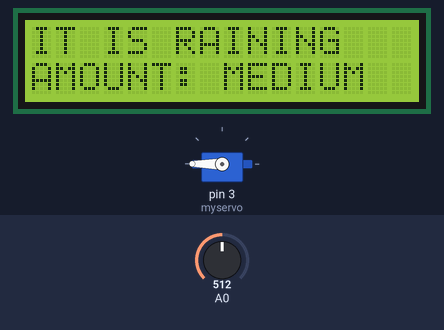
The sketch below on a simulated Arduino Uno, built with avr-gcc and run on an emulated ATmega328P. On the bench: 16×2 character LCD, servo. Inputs (shaded band) come from the test bench; at power-on: A0 = 512. What the sketch prints to the serial monitor is not drawn.

Above: at 6.2 s.
6.3 s: A0 set to 450
At 7.34 s:
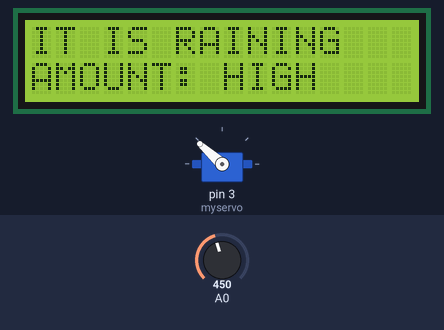
9.5 s: A0 set to 610
12.2 s: A0 set to 788
15.1 s: A0 set to 812
At 17.1 s:
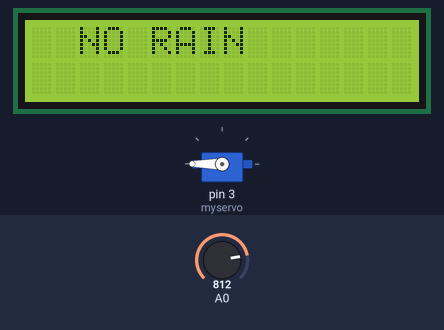
17.8 s: A0 set to 790
At 20.1 s:
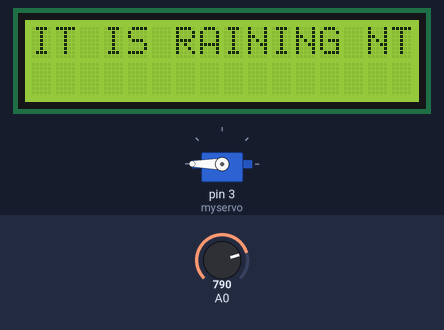
20.5 s: A0 set to 306
At 21.44 s:
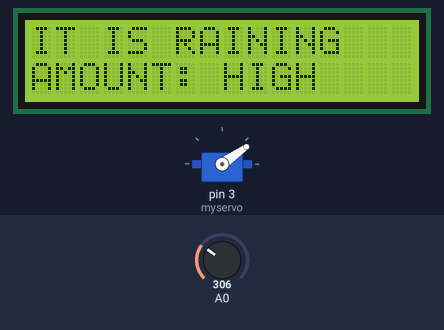
Timing chart, 0 to 24.3 s (numbered marks = the images above; inputs shaded):
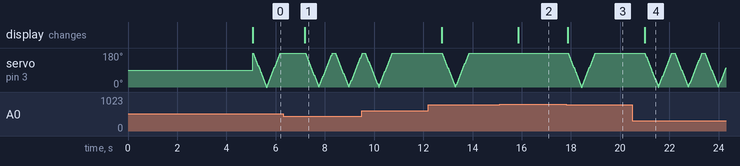

The sketch:

sketch_may08a.ino
```cpp
#include <Servo.h>
#include <LiquidCrystal.h>


LiquidCrystal lcd(11,10,7,6,5,4);
Servo myservo;

int pos = 0;
int sensorValue = 0;

void setup() {
  Serial.begin(9600);
  lcd.begin(16,2);
  myservo.attach(3);
  lcd.clear();
  lcd.setCursor(0,0);
  lcd.print("  AUTOMATIC ");
  lcd.setCursor(0,1);
  lcd.print("  CAR WIPER ");
  delay(5000);
}

void loop()
{
sensorValue = analogRead(A0);
Serial.println(sensorValue);
if(sensorValue>800){
  myservo.write(180);
  lcd.clear();
  lcd.setCursor(0,0);
  lcd.print("  NO RAIN ");
  delay(1000);
  }
if(sensorValue<=800 && sensorValue>600){
  lcd.print("AMOUNT: LOW ");
  lcd.setCursor(0,0);
  lcd.print("IT IS RAINING ");
  lcd.setCursor(0,1);
  for (pos = 180; pos >= 0; pos-=1) {
    myservo.write(pos);
    delay(3);
  }
  for (pos = 0; pos <= 180; pos+=1) {
    myservo.write(pos);
    delay(3);
  }
  delay(2000);
}

if(sensorValue<=600 && sensorValue>460){
  lcd.setCursor(0,0);
  lcd.print("IT IS RAINING   ");
  lcd.setCursor(0,1);
  lcd.print("AMOUNT: MEDIUM ");
  for (pos = 180; pos >= 0; pos-=1) {
    myservo.write(pos);
    delay(3);
  }
  for (pos = 0; pos <= 180; pos+=1) {
    myservo.write(pos);
    delay(3);
  }
  delay(1000);
}

if(sensorValue<460){
  lcd.setCursor(0,0);
  lcd.print("IT IS RAINING   ");
  lcd.setCursor(0,1);
  lcd.print("AMOUNT: HIGH    ");
  for (pos = 180; pos >= 0; pos-=1) {
    myservo.write(pos);
    delay(3);
  }
  for (pos = 0; pos <= 180; pos+=1) {
    myservo.write(pos);
    delay(3);
  }
  delay(100);
}

}
```

Measured:
- the behaviour switches between 800 and 801 on A0 (found by bisection; images 1 and 2)
- after the input at 6.3 s, the display: changes after 0.89 s (image 1)
- after the input at 15.1 s, servo on pin 3 (myservo): stops changing and stays 180°; the display: changes after 0.76 s (image 2)
- after the input at 17.8 s, the display: changes after 0.07 s (image 3)
- after the input at 20.5 s, the display: changes after 0.49 s (image 4)
